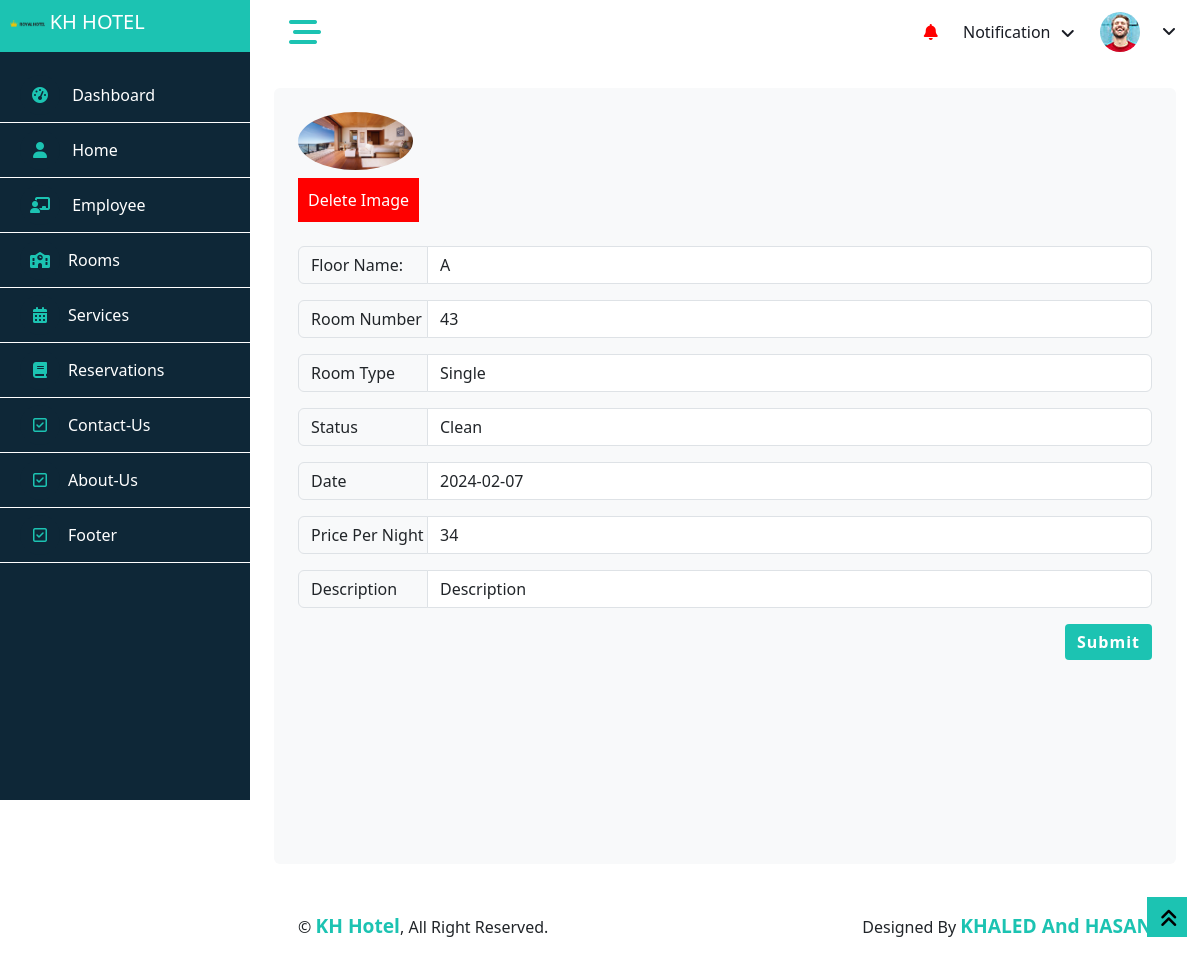
Page /updateFormRoom.php?room_id=95 on the committed database.
### tables this page shows
CREATE TABLE `rooms` (
  `room_id` int(10) UNSIGNED NOT NULL,
  `room_name` varchar(255) NOT NULL,
  `room_image` varchar(255) NOT NULL,
  `room_number` int(11) NOT NULL,
  `room_type` varchar(255) NOT NULL,
  `price_per_night` int(11) NOT NULL,
  `room_description` varchar(255) NOT NULL
);

CREATE TABLE `room_status` (
  `status_id` int(10) UNSIGNED NOT NULL,
  `room_id` int(10) UNSIGNED NOT NULL,
  `data` date NOT NULL,
  `status` varchar(255) NOT NULL
);

### updateFormRoom.php (the view, shortened to what this page needs)
<?php
require('common/header.php');
$room_id = $_GET['room_id'];
require('connect.php');
$sql = "SELECT *, rooms.room_id,rooms.room_name,room_description, rooms.room_number, rooms.room_type, rooms.price_per_night FROM `room_status` INNER JOIN rooms on room_status.room_id = rooms.room_id where rooms.room_id = '$room_id'";
$result = $conn->query($sql);
$room = $result->fetch_assoc();
?>
<body>
    <?php require('common/sidebar.php'); ?>
    <div class="content">
        <?php require('common/navbar.php'); ?>
        <div class="container-fluid pt-4">
            <div class="row g-4 min-vh-100 rounded justify-content-center mx-0">
                <div class="col-12">
                    <div class="bg-light rounded h-100 p-4">
                        <div class="row">
                            <?php
                            require('connect.php');
                            $imageName = "";
                            $sql = "SELECT room_image FROM rooms WHERE room_id = " . $room['room_id'];
                            $result = $conn->query($sql);
                            if ($result->num_rows > 0) {
                                while ($row = $result->fetch_assoc()) {
                                    $imageName = $row['room_image'];
                                }
                            }
                            if ($imageName) {
                                echo "<div>";
                                echo "<img class='rounded-circle' src='hotel/image/rooms/$imageName' alt='Uploaded Image'width='115px'><br>";
                                echo "<form action='' method='post' class='mt-2'>";
                                echo "<input type='submit' id='deleteImage' name='deleteImage' value='Delete Image'>";
                                echo "</form>";
                                echo "</div>";
                            } else {
                                echo "<form action='' method='post' enctype='multipart/form-data'>";
                                echo "<input type='file' class='mb-2'  name='images' id='fileToUpload'>";
                                echo "<br/>";
                                echo "<input type='submit'  value='Save' id='addNewImage' name='submit'>";
                                echo "</form>";
                            }
                            ?>
                            <form action="updateRoom.php" method="POST" class="mt-4">
                                <div class="input-group mb-3">
                                    <span class="input-group-text" style="width: 130px !important;">Floor Name: </span>
                                    <input type="text" class="form-control" id="#" name="block" value="<?php echo $room['room_name'] ?>" required autocomplete="off">
                                </div>
                                <div class="input-group mb-3">
                                    <span class="input-group-text" style="width: 130px !important;">Room Number</span>
                                    <input type="number" class="form-control" id="#" name="room_number" value="<?php echo $room['room_number'] ?>" required autocomplete="off">
                                </div>
                                <div class="input-group mb-3">
                                    <span class="input-group-text" style="width: 130px !important;">Room Type</span>
                                    <input type="text" class="form-control" id="#" name="room_type" value="<?php echo $room['room_type'] ?>" required autocomplete="off">
                                </div>
                                <div class="input-group mb-3">
                                    <span class="input-group-text" style="width: 130px !important;">Status</span>
                                    <input type="text" class="form-control" id="#" name="status" value="<?php echo $room['status'] ?>" required autocomplete="off">
                                </div>
                                <div class="input-group mb-3">
                                    <span class="input-group-text" style="width: 130px !important;">Date</span>
                                    <input type="text" class="form-control" id="#" name="date" value="<?php echo $room['data'] ?>" required autocomplete="off">
                                </div>
                                <div class="input-group mb-3">
                                    <span class="input-group-text" style="width: 130px !important;">Price Per Night</span>
                                    <input type="number" class="form-control" id="#" value="<?php echo $room['price_per_night'] ?>" name="price_per_night" required autocomplete="off">
                                </div>
                                <div class="input-group mb-3">
                                    <span class="input-group-text" style="width: 130px !important;">Description</span>
                                    <input type="text" class="form-control" id="#" value="<?php echo $room['room_description'] ?>" name="des" required autocomplete="off">
                                </div>
                                <button type="submit" class="btn btn-primary float-end border-0" style="background-color: #1cc3b2;color:white; border-radius:4px; letter-spacing:1px;font-weight:bold ">Submit</button>
                            </form>
                        </div>
                    </div>
                </div>
            </div>
        </div>
        <?php
        require('common/footer.php')
        ?>
    </div>
    <a href="#" class="btn btn-lg  btn-lg-square back-to-top  bg-yellow" style="border-radius:0px"><i class="fa fa-angle-double-up" style="color: black;"></i></a>
</body>
</html>

### css/style.css (style rules this page uses)
:root { --primary: blue; --light: #F3F6F9; --dark: #191C24; }
.back-to-top { position: fixed; display: none; right: 13px; bottom: 28px; z-index: 99; }
.btn { transition: .5s; }
.btn.btn-primary { color: #FFFFFF; }
.btn-lg-square { width: 40px; height: 40px; }
.btn-square, .btn-sm-square, .btn-lg-square { padding: 0; display: inline-flex; align-items: center; justify-content: center; font-weight: normal; border-radius: 0px; }
.content { margin-left: 250px; min-height: 100vh; background: #FFFFFF; transition: 0.5s; }
@media (min-width: 992px) { .content { width: calc(100% - 250px); } }
.bg-yellow { background-color: #1cc3b2 !important; }
#deleteImage { background-color: red; }
#deleteImage, #addNewImage { border: 0px; color: white; padding: 10px; }

### css/datatables.css (style rules this page uses)
:root { --dt-row-selected: 13, 110, 253; --dt-row-selected-text: 255, 255, 255; --dt-row-selected-link: 9, 10, 11; --dt-row-stripe: 0, 0, 0; --dt-row-hover: 0, 0, 0; --dt-column-ordering: 0, 0, 0; --dt-html-background: white }

### rows in the picture
rooms: room_image (picture)
room_status: block "A", room_number "43", room_type "Single", status "Clean", date "2024-02-07", price_per_night "34", des "Description"
